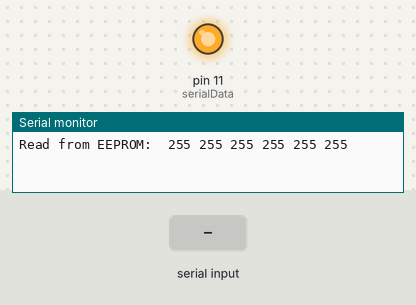
A sketch run on a simulated Arduino Uno, built with avr-gcc and run on an emulated ATmega328P. Shown: output pins drawn as LEDs (lit = HIGH), the last lines printed to the serial monitor. The inputs (shaded band) are chosen by the test bench. Pins used as bus, display or sensor lines are not drawn.

Above: at 1.2 s.
1.3 s: "1" received over the second serial link
At 2.5 s:
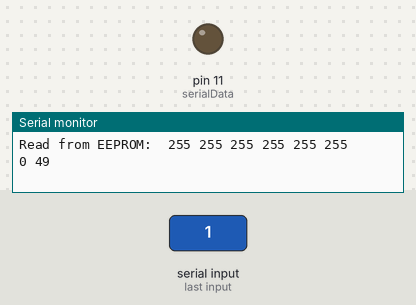
Timing chart, 0 to 4.3 s (numbered marks = the images above; inputs shaded):
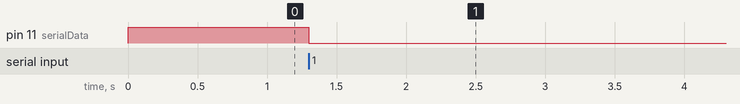

The sketch:

lauflicht.ino
```cpp
// Werte müssen auf die Zahl der LED's eingestellt werden!
#define LEDCOUNT    9
#define ALLOFF      0B0000000000000000
#define ALLON       0B0000000111111111
#define HALFON      0B0000000010101010

#define MINDELAY    5
#define MAXDELAY    5000

// Positionen im EEPROM zum Speichern von den Status-Variablen
#define EE_PATTERN  0
#define EE_SHTYPE   2
#define EE_SHIFT    3
#define EE_DELAY    4

/**
    Datenaustauschvorgaben:
    (siehe auch setState)
*/
#define COMMSTART   0x7E
#define COMMEND     0x7F
#define COMMLENGTH  9
#define COMMOKAY    0x59    // "Y"
#define COMMFAIL    0x21    // "!"
#define CMDSET      0x00
#define CMDMINUS    0x01
#define CMDPLUS     0x02
#define CMDSHBLINK  0x00
#define CMDSHLEFT   0x01
#define CMDSHRIGHT  0x02

byte comm[COMMLENGTH] = {0};
byte commPos = 0;

#include <EEPROM.h>
#include <SoftwareSerial.h>
// HC-06 TX zu 2; HC-06 RX zu 3 (über Spannungsteiler)
SoftwareSerial BTserial(2, 3);

// Schieberegister-Pins. Verbindungen Arduino zu Schieberegister
const int shiftClock = 13;      // Clock: (PB5/SCK) zu SRCLK => a13 zu s11
const int storageClock = 10;    // Latch:  (PB2/SS) zu RCLK => a10 zu s12
const int serialData = 11;      // Data:   (PB3/MOSI) zu SER => a11 zu s14

/**
    Globale struct für den aktuellen Status.
*/
struct stateStruct {
    unsigned int    sPattern;
    byte            sShiftType;
    byte            sShift;
    unsigned int    sDelay;
} state;

/**
    Wert vom EEPROM ablesen.

    @param pos Position im EEPROM
*/
unsigned int readInt(byte pos) {
    return (unsigned int) EEPROM.read(pos);
}

/**
    Wert in EEPROM speichern.

    @param pos Position im EEPROM
    @param value Wert zum Speichern
*/
void writeByte(byte pos, byte value) {
    if (EEPROM.read(pos) != value) {
        EEPROM.write(pos, value);
        Serial.print("wrote ");
        Serial.print(value);
        Serial.print(" at pos: ");
        Serial.println(pos);
    }
}

/**
    Letzter Status vom EEPROM ablesen. Big-endian Reihenfolge
*/
void initState() {
    state.sPattern = (readInt(EE_PATTERN) << 8) | readInt(EE_PATTERN + 1);
    state.sShiftType = readInt(EE_SHTYPE);
    state.sShift = readInt(EE_SHIFT);
    state.sDelay = (readInt(EE_DELAY) << 8) | readInt(EE_DELAY + 1);

    Serial.print("Read from EEPROM:  ");
    for (int i = 0; i < 6; i++) {
        Serial.print(EEPROM.read(i));
        Serial.print(" ");
    }
    Serial.println();
}

/**
    Status in EEPROM speichern.
*/
void saveState() {
    writeByte(EE_PATTERN, state.sPattern >> 8);
    writeByte(EE_PATTERN + 1, state.sPattern & 0xFF);
    writeByte(EE_SHTYPE, state.sShiftType);
    writeByte(EE_SHIFT, state.sShift);
    writeByte(EE_DELAY, state.sDelay >> 8);
    writeByte(EE_DELAY + 1, state.sDelay & 0xFF);
}

/**
    Bitmusterbearbeitung: circular shift / Bitflip

    @param n        Zahl die geschoben/geflipt wird
    @param shift    Schiebeweite. 0 entspricht Bitflip
    @param toLeft   Richtung
*/
int workOnPattern(int n, byte shiftType, byte shift) {
    if (n == 0) {
        return n;
    }
    if (shift == LEDCOUNT) {
        return n;
    }
    if (shiftType == CMDSHBLINK) {
        return ~n;
    }
    if (shift > LEDCOUNT) {
        shift %= LEDCOUNT;
    }
    if (shiftType == CMDSHLEFT) {
        return
            ((n & ~(ALLON >> shift)) >> (LEDCOUNT - shift)) |
            ((n << shift) & ALLON);
    } else if (shiftType == CMDSHRIGHT) {
        return
            ((n & (ALLON >> (LEDCOUNT - shift))) << (LEDCOUNT - shift)) |
            (n >> shift);
    }
    return 0;   // Fehlparameter
}

/**
    Funktion zum Übertragen der Informationen. MSB zuerst.

    @param value LEDCOUNT-Bit Wert zum Übertragen
*/
void showOutput(int value) {
    digitalWrite(storageClock, LOW);
    for (int i = 0; i < LEDCOUNT; i++) {
        digitalWrite(serialData, (value >> (LEDCOUNT - 1 - i)) & 1);
        digitalWrite(shiftClock, HIGH);
        digitalWrite(shiftClock, LOW);
    }
    digitalWrite(storageClock, HIGH);
}

/**
    Prüft ob etwas im Serial vorliegt.
*/
bool checkForInput() {
    return BTserial.available() > 0;
}

/**
    Wartefunktion mit Unterbrechungsmöglichkeit.

    @param interval Wartezeit
*/
void waitAwake(unsigned long interval) {
    unsigned long currentMillis = millis();
    unsigned long previousMillis = currentMillis;;
    do {
        if (currentMillis - previousMillis >= interval) {
            return;
        }
        if (checkForInput()) {
            return;
        }
        currentMillis = millis();
    } while (1);
}

/**
    Warteinterval ändern.

    @param lbyte Linkes Byte
    @param rbyte Rechtes Byte
    @int modifier Multiplikator
*/
void updateDelay(byte lbyte, byte rbyte, int modifier) {
    int change = (((unsigned int) lbyte) << 8) | ((unsigned int) rbyte);
    int newValue = state.sDelay + change * modifier;
    if ((newValue <= MAXDELAY) && (newValue >= MINDELAY)) {
        state.sDelay = newValue;
    }
}

/**
    Status nach Benutzereingabe aktualisieren.
*/
void setState() {
    if (comm[1] == CMDSET) {
        state.sPattern =
            (((unsigned int) comm[2]) << 8) |
            ((unsigned int) comm[3]);

        state.sShiftType = comm[4];
        state.sShift = comm[5];

        state.sDelay =
            (((unsigned int) comm[6]) << 8) |
            ((unsigned int) comm[7]);

        return;
    }

    if (comm[1] == CMDMINUS) {
        updateDelay(comm[6], comm[7], -1);
        return;
    }

    if (comm[1] == CMDPLUS) {
        updateDelay(comm[6], comm[7], 1);
        return;
    }
}

/**
    Eingabe dekodieren.

    @param input Eigabe
*/
void parseInput(byte input) {
    if (commPos == 0 && input != COMMSTART) {
        return;
    }
    comm[commPos++] = input;
    if (commPos == COMMLENGTH) {
        if (comm[COMMLENGTH - 1] != COMMEND) {
            commPos = 0;
            return;
        }
        BTserial.write(COMMOKAY);
        commPos = 0;
        Serial.println("Okay!");
        setState();
        saveState();
    }
}

/**
    Muster abspielen und weiter bearbeiten
*/
void ll_play() {
    showOutput(state.sPattern);
    state.sPattern = workOnPattern(state.sPattern, state.sShiftType, state.sShift);
    waitAwake(state.sDelay);
}

void setup() {
    pinMode(shiftClock, OUTPUT);
    pinMode(storageClock, OUTPUT);
    pinMode(serialData, OUTPUT);
    Serial.begin(115200);
    BTserial.begin(38400);
//    BTserial.begin(115200);
    showOutput(ALLOFF);
    initState();
}

void loop() {
    ll_play();

    if (BTserial.available() > 0) {
        byte input = BTserial.read();
        Serial.print(commPos);
        Serial.print(" ");
        Serial.println(input);
        parseInput(input);
    }
}
```

Measured:
- after the input at 1.3 s, pin 11 (serialData): HIGH → LOW at once
